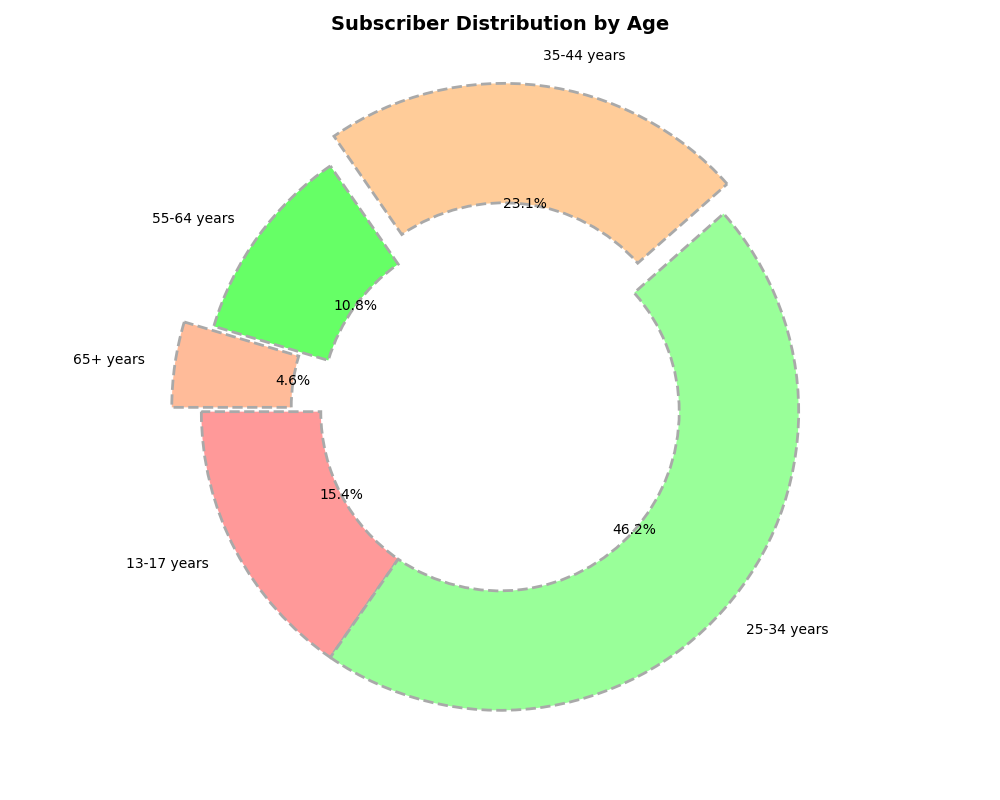

The Python source for this figure:
import matplotlib.pyplot as plt

age_categories = ['13-17 years', '25-34 years', '35-44 years', '55-64 years', '65+ years']
subscriber_distribution = [10, 30, 15, 7, 3]
colors = ['#FF9999', '#99FF99', '#FFCC99', '#66FF66', '#FFBB99']
explode = [0, 0, 0.1, 0, 0.1]

fig, ax = plt.subplots(figsize=(10, 8))
ax.pie(
    subscriber_distribution,
    labels=age_categories, 
    colors=colors, 
    autopct='%1.1f%%',
    startangle=180,
    explode=explode,
    shadow=False,
    wedgeprops={'edgecolor': 'darkgrey', 'linewidth': 2, 'linestyle': '--', 'width': 0.4}
)

ax.set_title('Subscriber Distribution by Age', fontsize=14, fontweight='bold')
plt.grid(visible=True, linestyle='-', linewidth=0.5, alpha=0.5)
plt.tight_layout()
plt.show()
